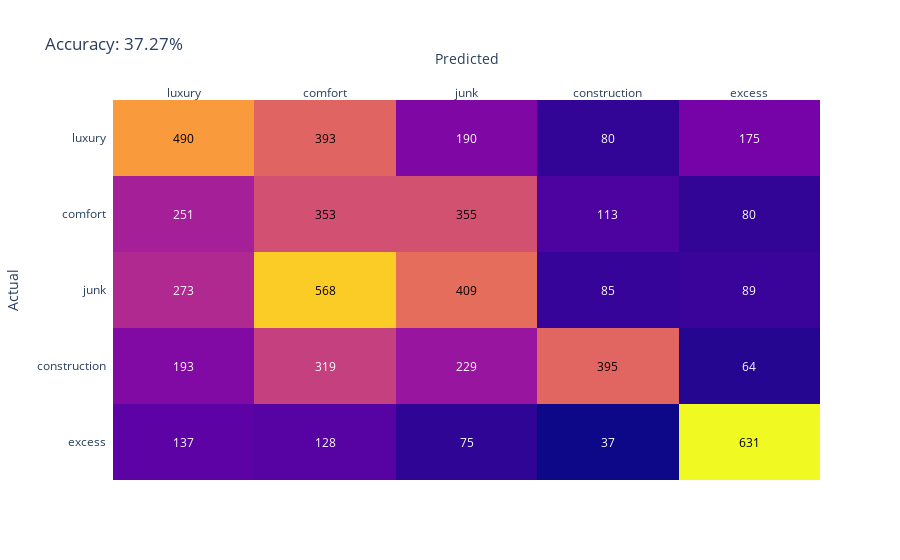

Notebook source saved alongside this figure:
### Code cell
%%time
test(use())

### Figure 1 — Plotly figure (JSON) as saved in the notebook; plotly's stock layout.template omitted (floating-point values rounded to 4 significant figures)
{"data": [{"colorscale": [[0, "#0d0887"], [0.1111, "#46039f"], [0.2222, "#7201a8"], [0.3333, "#9c179e"], [0.4444, "#bd3786"], [0.5556, "#d8576b"], [0.6667, "#ed7953"], [0.7778, "#fb9f3a"], [0.8889, "#fdca26"], [1, "#f0f921"]], "hoverinfo": "skip", "reversescale": false, "showscale": false, "type": "heatmap", "x": ["luxury", "comfort", "junk", "construction", "excess"], "y": ["luxury", "comfort", "junk", "construction", "excess"], "z": [[490, 393, 190, 80, 175], [251, 353, 355, 113, 80], [273, 568, 409, 85, 89], [193, 319, 229, 395, 64], [137, 128, 75, 37, 631]]}], "layout": {"annotations": [{"font": {"color": "#000000"}, "showarrow": false, "text": "490", "x": "luxury", "xref": "x", "y": "luxury", "yref": "y"}, {"font": {"color": "#000000"}, "showarrow": false, "text": "393", "x": "comfort", "xref": "x", "y": "luxury", "yref": "y"}, {"font": {"color": "#FFFFFF"}, "showarrow": false, "text": "190", "x": "junk", "xref": "x", "y": "luxury", "yref": "y"}, {"font": {"color": "#FFFFFF"}, "showarrow": false, "text": "80", "x": "construction", "xref": "x", "y": "luxury", "yref": "y"}, {"font": {"color": "#FFFFFF"}, "showarrow": false, "text": "175", "x": "excess", "xref": "x", "y": "luxury", "yref": "y"}, {"font": {"color": "#FFFFFF"}, "showarrow": false, "text": "251", "x": "luxury", "xref": "x", "y": "comfort", "yref": "y"}, {"font": {"color": "#000000"}, "showarrow": false, "text": "353", "x": "comfort", "xref": "x", "y": "comfort", "yref": "y"}, {"font": {"color": "#000000"}, "showarrow": false, "text": "355", "x": "junk", "xref": "x", "y": "comfort", "yref": "y"}, {"font": {"color": "#FFFFFF"}, "showarrow": false, "text": "113", "x": "construction", "xref": "x", "y": "comfort", "yref": "y"}, {"font": {"color": "#FFFFFF"}, "showarrow": false, "text": "80", "x": "excess", "xref": "x", "y": "comfort", "yref": "y"}, {"font": {"color": "#FFFFFF"}, "showarrow": false, "text": "273", "x": "luxury", "xref": "x", "y": "junk", "yref": "y"}, {"font": {"color": "#000000"}, "showarrow": false, "text": "568", "x": "comfort", "xref": "x", "y": "junk", "yref": "y"}, {"font": {"color": "#000000"}, "showarrow": false, "text": "409", "x": "junk", "xref": "x", "y": "junk", "yref": "y"}, {"font": {"color": "#FFFFFF"}, "showarrow": false, "text": "85", "x": "construction", "xref": "x", "y": "junk", "yref": "y"}, {"font": {"color": "#FFFFFF"}, "showarrow": false, "text": "89", "x": "excess", "xref": "x", "y": "junk", "yref": "y"}, {"font": {"color": "#FFFFFF"}, "showarrow": false, "text": "193", "x": "luxury", "xref": "x", "y": "construction", "yref": "y"}, {"font": {"color": "#FFFFFF"}, "showarrow": false, "text": "319", "x": "comfort", "xref": "x", "y": "construction", "yref": "y"}, {"font": {"color": "#FFFFFF"}, "showarrow": false, "text": "229", "x": "junk", "xref": "x", "y": "construction", "yref": "y"}, {"font": {"color": "#000000"}, "showarrow": false, "text": "395", "x": "construction", "xref": "x", "y": "construction", "yref": "y"}, {"font": {"color": "#FFFFFF"}, "showarrow": false, "text": "64", "x": "excess", "xref": "x", "y": "construction", "yref": "y"}, {"font": {"color": "#FFFFFF"}, "showarrow": false, "text": "137", "x": "luxury", "xref": "x", "y": "excess", "yref": "y"}, {"font": {"color": "#FFFFFF"}, "showarrow": false, "text": "128", "x": "comfort", "xref": "x", "y": "excess", "yref": "y"}, {"font": {"color": "#FFFFFF"}, "showarrow": false, "text": "75", "x": "junk", "xref": "x", "y": "excess", "yref": "y"}, {"font": {"color": "#FFFFFF"}, "showarrow": false, "text": "37", "x": "construction", "xref": "x", "y": "excess", "yref": "y"}, {"font": {"color": "#000000"}, "showarrow": false, "text": "631", "x": "excess", "xref": "x", "y": "excess", "yref": "y"}], "title": {"text": "Accuracy: 37.27%"}, "xaxis": {"dtick": 1, "gridcolor": "rgb(0, 0, 0)", "side": "top", "ticks": "", "title": {"text": "Predicted"}}, "yaxis": {"autorange": "reversed", "dtick": 1, "ticks": "", "ticksuffix": "  ", "title": {"text": "Actual"}}}}
